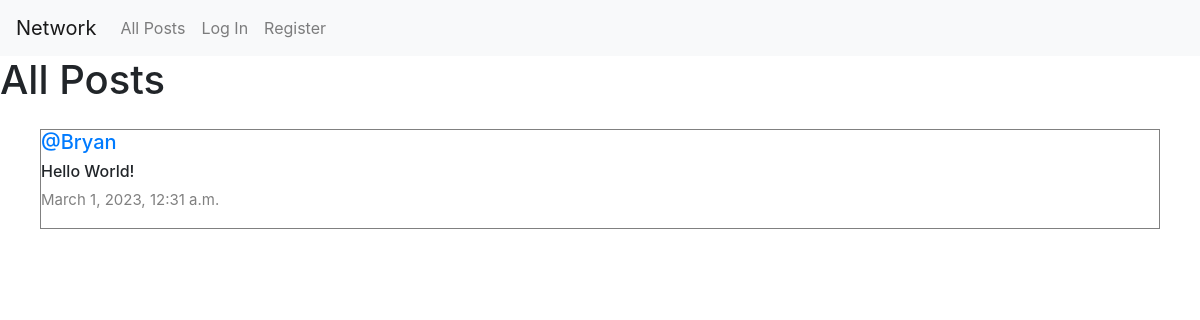
/, run on an earlier commit of the app's database.
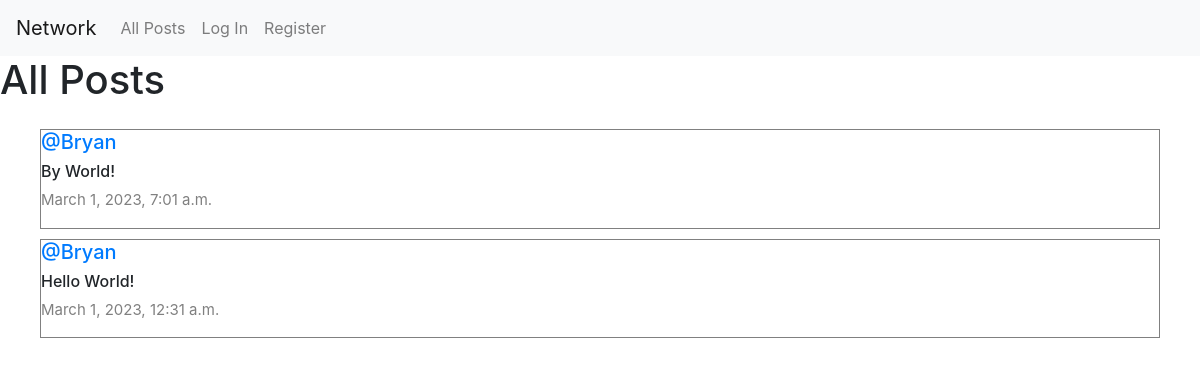
And on a later commit of the database.
### network/models.py (models this page shows, shortened)
class Post(models.Model):
    content = models.CharField(max_length=140)
    user = models.ForeignKey(User, on_delete=models.CASCADE, related_name="author")
    date = models.DateTimeField(auto_now_add=True)

class User(AbstractUser):
    pass

### network/views.py (the view)
# urls.py: path("", views.index, name="index"),
def index(request):
    allPosts = Post.objects.all().order_by("id").reverse()
    paginator = Paginator(allPosts, 10)
    page_number = request.GET.get('page')
    posts_of_the_page = paginator.get_page(page_number)
    return render(request, "network/index.html", {
        "allPosts": allPosts,
        "posts_of_the_page": posts_of_the_page
    })

### network/templates/network/index.html (shortened to what this page needs)
{% extends "network/layout.html" %}
{% block body %}
    <h1>All Posts</h1>
    <div class="all-posts">
        {% for post in posts_of_the_page %}
            <div class="row post" >
                <h5 class="username"><a href="{% url 'profile' user_id=post.user.id %}">@{{ post.user }}</a></h5>
                <h6>{{ post.content }}</h6>
                <p class="date">{{ post.date }}</p>
            </div>
            {% endfor %}
    </div>
{% endblock %}

### network/templates/network/layout.html (shortened to what this page needs)
{% load static %}
<!DOCTYPE html>
<html lang="en">
    <head>
        <link rel="stylesheet" href="https://stackpath.bootstrapcdn.com/bootstrap/4.4.1/css/bootstrap.min.css">
        <link href="{% static 'network/styles.css' %}" rel="stylesheet">
    </head>
    <body>
        <nav class="navbar navbar-expand-lg navbar-light bg-light">
            <a class="navbar-brand" href="{% url 'index' %}">Network</a>
            <div>
              <ul class="navbar-nav mr-auto">
                <li class="nav-item">
                  <a class="nav-link" href="{% url 'index' %}">All Posts</a>
                </li>
                {% if user.is_authenticated %}
                    <li class="nav-item">
                        <a class="nav-link" href="{% url 'following' %}">Following</a>
                    </li>
                    <li class="nav-item">
                        <a class="nav-link" href="{% url 'logout' %}">Log Out</a>
                    </li>
                {% else %}
                    <li class="nav-item">
                        <a class="nav-link" href="{% url 'login' %}">Log In</a>
                    </li>
                    <li class="nav-item">
                        <a class="nav-link" href="{% url 'register' %}">Register</a>
                    </li>
                {% endif %}
              </ul>
            </div>
          </nav>
        <div class="body">
            {% block body %}
            {% endblock %}
        </div>
    </body>
</html>

### network/static/network/styles.css (style rules this page uses)
.all-posts { display: flex; justify-content: flex-start; flex-direction: column; margin: 20px; }
.post { border: 0.1px solid gray; display: flex; justify-content: center; flex-direction: column; box-sizing: border-box; margin: 5px 20px; }
.username { font-size: 20px; }
.date { color: gray; font-size: 15px; }

What changed in the data, as far as the page shows it:
added Post: user "Bryan", content "By World!", date "March 1, 2023, 7:01 a.m."
